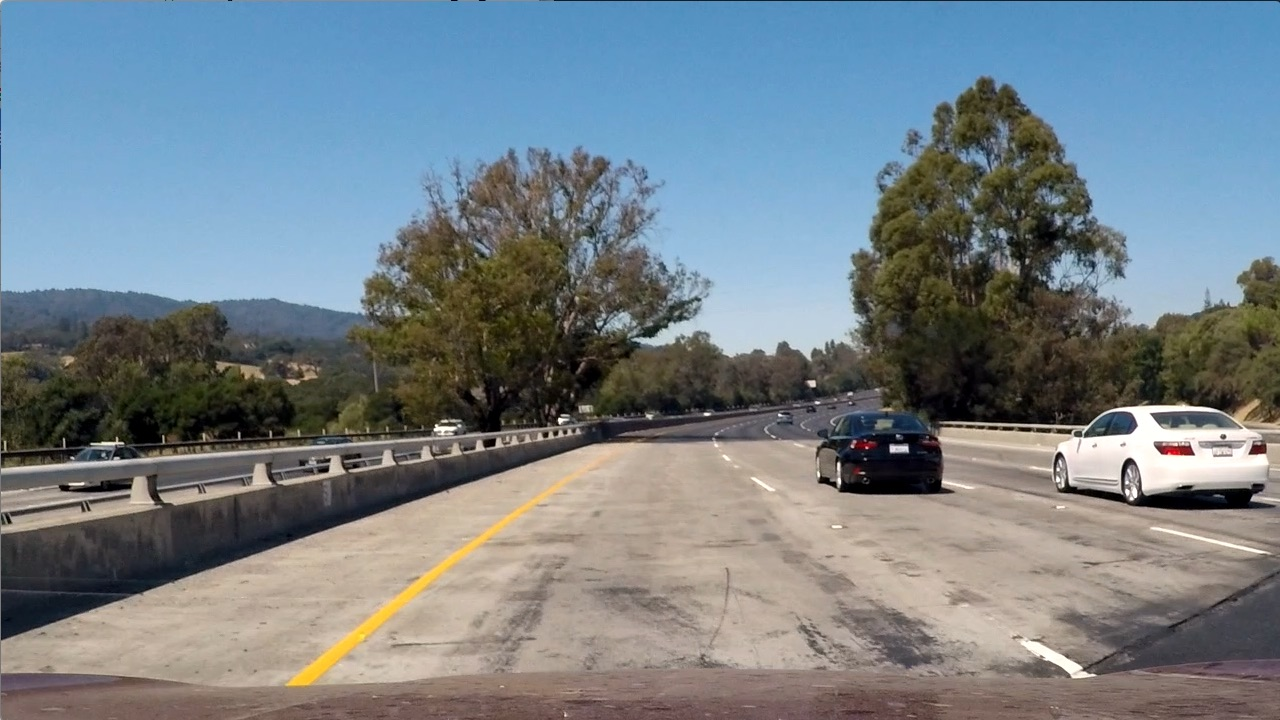
#> input picture test_images/test1.jpg, 1280 x 720 px
$ jupyter execute --allow-errors lab-3.ipynb   (shell and % lines are left out)
#> lines starting #> are read from the running program, lines starting #| are printed output that depends on the picture
#> (reads models.p from the repository)
### Load modules

[cell 1]
import numpy as np
import pickle
from matplotlib import pyplot as plt

from zipfile import ZipFile
import cv2
from skimage.feature import hog
import os

from sklearn.utils import shuffle
from sklearn.metrics import accuracy_score

#> (a cell that did not finish here is left out)

#> (a cell that did not finish here is left out)

#> (a cell that did not finish here is left out)

[cell 5]
def spatial_bin(img, dsize=(32, 32)):
    img_resized = cv2.resize(img, dsize)
    spatial_feature = img_resized.ravel()
    return spatial_feature

def color_hist(img, n_bins=32, bins_range=(0, 256)):
    channel1_hist = np.histogram(img[...,0], bins=n_bins, range=bins_range)
    channel2_hist = np.histogram(img[...,1], bins=n_bins, range=bins_range)
    channel3_hist = np.histogram(img[...,2], bins=n_bins, range=bins_range)

    hist_feature = np.concatenate((channel1_hist[0], channel2_hist[0], channel3_hist[0]))
    return hist_feature

def calculate_hog(img, orientations=9, pixels_per_cell=(8, 8),
                 cells_per_block=(3, 3), block_norm='L2-Hys'):
    hog_feature = []
    for n in range(img.shape[2]):
        hog_feature_tmp = hog(img[...,n], orientations=orientations, pixels_per_cell=pixels_per_cell,
                              cells_per_block=cells_per_block, block_norm='L2-Hys',
                              visualise=False, transform_sqrt=True, feature_vector=True)
        hog_feature.append(hog_feature_tmp)
    hog_feature = np.array(hog_feature).ravel()
    return hog_feature

def extract_features(image_list, color_space='RGB', spatial_size=(32, 32),
                    n_color_hist_bins=32, color_hist_range=(0, 256)):
    features = []
    for img in image_list:
        if color_space != 'RGB':
            if color_space == 'HSV':
                img = cv2.cvtColor(img, cv2.COLOR_RGB2HSV)
            elif color_space == 'LUV':
                img = cv2.cvtColor(img, cv2.COLOR_RGB2LUV)
            elif color_space == 'HLS':
                img = cv2.cvtColor(img, cv2.COLOR_RGB2HLS)
            elif color_space == 'YUV':
                img = cv2.cvtColor(img, cv2.COLOR_RGB2YUV)
        else: feature_image = np.copy(img)
        img = cv2.resize(img, (64, 64))
        spatial_feature = spatial_bin(img, dsize=spatial_size)
        color_hist_feature = color_hist(img, n_bins=n_color_hist_bins,
                                        bins_range=color_hist_range)
        hog_feature = calculate_hog(img)
        features.append(np.concatenate((spatial_feature, color_hist_feature, hog_feature)))

    features = np.array(features)
    return features

[cell 6]
img = cv2.imread('test_images/test1.jpg')
#> img is the input picture: shape (720, 1280, 3); mean B, G, R 135.5, 128.7, 117.5
img = cv2.cvtColor(img, cv2.COLOR_BGR2RGB)
plt.imshow(img)
img.shape
#> Out = (720, 1280, 3)

[cell 7]
def draw_box(img, bboxes, color=(0, 0, 255), thick=6):
    img_copy = img.copy()
    for bbox in bboxes:
        cv2.rectangle(img_copy, bbox[0], bbox[1], color, thick)
    return img_copy

def slide_window(img, img_list=None, x_start_stop=[None, None], y_start_stop=[None, None],
                window_height=64, window_width=64, overlap_width=0.5, overlap_height=0.5):
#> called with window_height = 80, window_width = 80, overlap_width = 0, overlap_height = 0
    if x_start_stop[0]==None:
        x_start_stop[0] = 0
    if y_start_stop[0]==None:
        y_start_stop[0] = 0
    if x_start_stop[1]==None:
        x_start_stop[1] = img.shape[1]
    if y_start_stop[1]==None:
        y_start_stop[1] = img.shape[0]

    x_grids = np.arange(x_start_stop[0], x_start_stop[1], int(window_width*(1-overlap_width)))
    y_grids = np.arange(y_start_stop[0], y_start_stop[1], int(window_height*(1-overlap_height)))

    bboxes = []
    if img_list==None:
        img_list = []
    for y_tmp in y_grids:
        for x_tmp in x_grids:
            bboxes.append([(x_tmp, y_tmp), (x_tmp+window_width, y_tmp+window_height)])
            img_list.append(img[y_tmp:y_tmp+window_height, x_tmp:x_tmp+window_width, :])
#> after the loop, bboxes = 144 items; img_list = 144 items


    return bboxes, img_list

bboxes, bboxes_img = slide_window(img, x_start_stop=[0, None], y_start_stop=[0, None],
                                  window_height=80, window_width=80, overlap_height=0, overlap_width=0)
#> bboxes = 144 items; bboxes_img = 144 items
img_box = draw_box(img, bboxes)
#> the loop in draw_box, `for bbox in bboxes:` made 144 passes
#> bbox on passes 1 to 12: [(0, 0), (80, 80)], [(80, 0), (160, 80)], [(160, 0), (240, 80)], [(240, 0), (320, 80)], [(320, 0), (400, 80)], [(400, 0), (480, 80)], [(480, 0), (560, 80)], [(560, 0), (640, 80)], [(640, 0), (720, 80)], [(720, 0), (800, 80)], [(800, 0), (880, 80)], [(880, 0), (960, 80)]
#> after the loop in draw_box, `for bbox in bboxes:`:
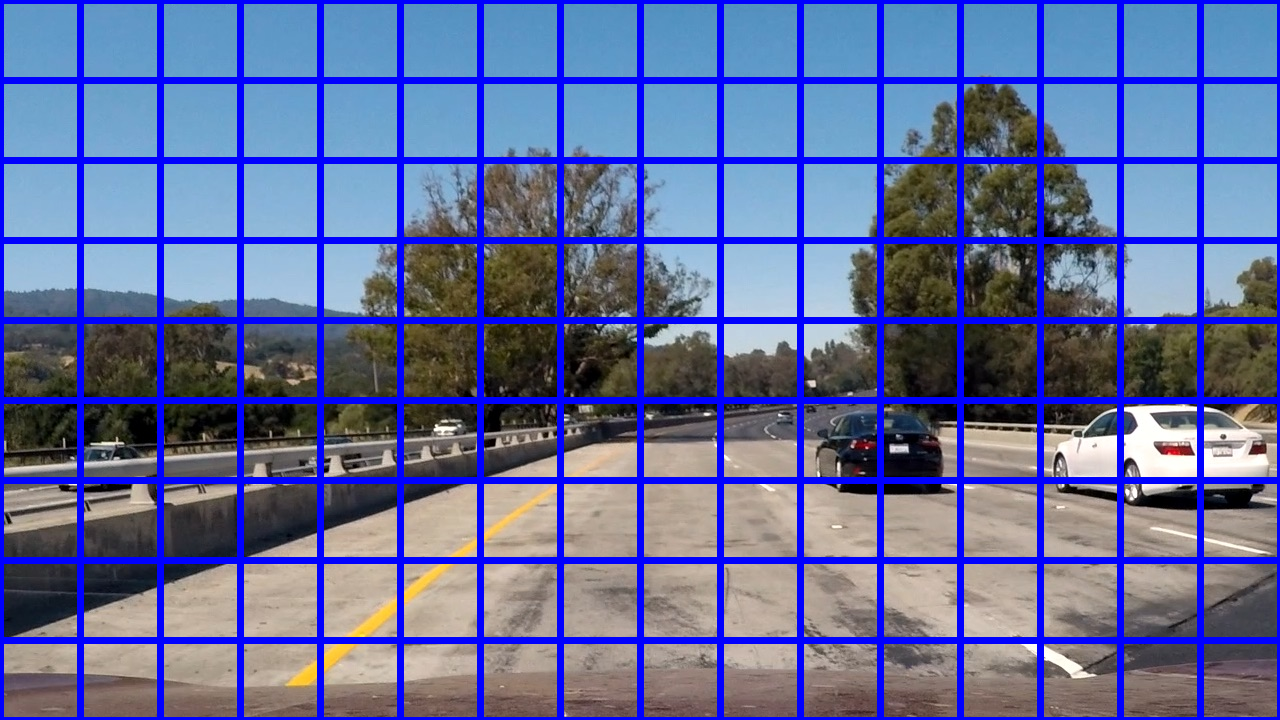
#> img_copy: shape (720, 1280, 3); mean R, G, B 98.2, 107.4, 155.8
plt.figure(figsize=(16, 9))
plt.imshow(img)

[cell 8]
img_copy = img.copy()
bboxes = []
n = 8
for x in range(0, 1280, n):
    for y in range(400, 656, n):
        bboxes.append([(x, y), (x+n, y+n)])
        img_copy = cv2.rectangle(img_copy, (x, y), (x+n, y+n), (255, 0, 0), 1)
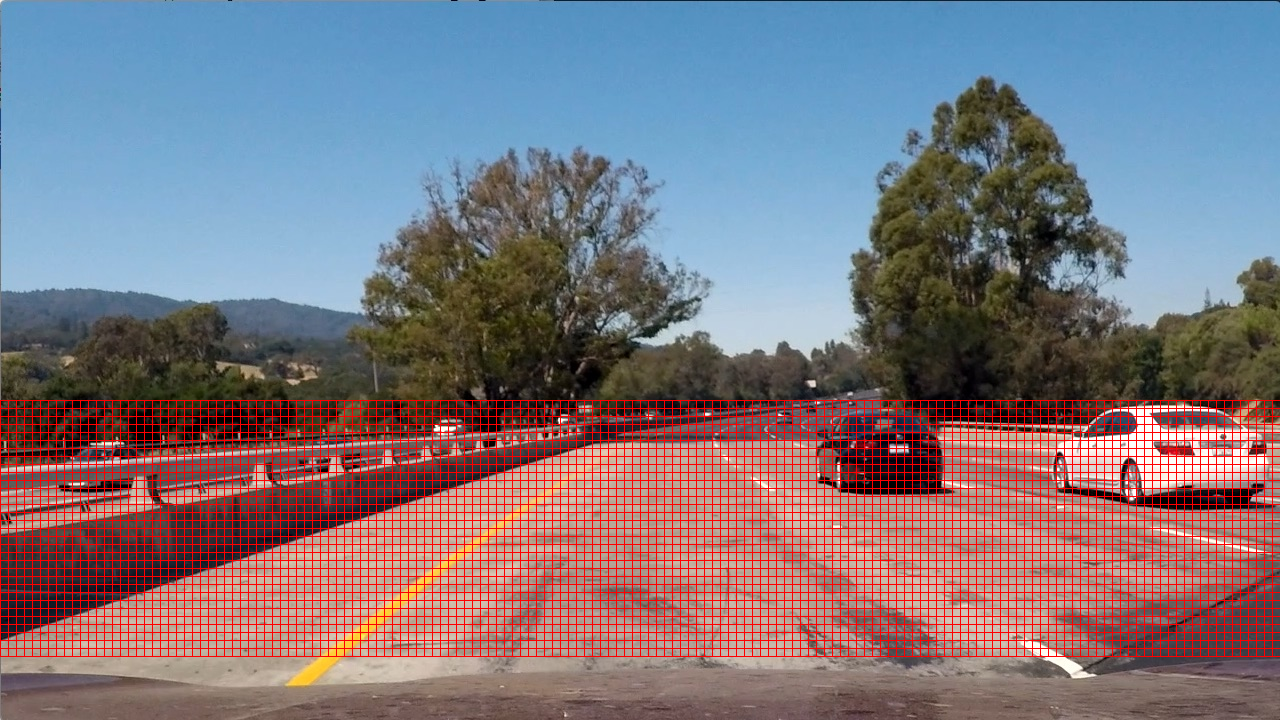
#> img_copy: shape (720, 1280, 3); mean R, G, B 127.4, 117.9, 125.6
#> after the loop, bboxes = 5120 items
# img_copy = cv2.rectangle(img_copy, (0, 400), (1280, 656), (0, 0, 255), 5)
# img_copy = draw_box(img_copy, bboxes, (255, 0, 0), 1)
plt.figure(figsize=(16, 9))
plt.imshow(img_copy)
cv2.imwrite('test1_grid.jpg', img_copy)
#> Out = True

[cell 9]
window_sizes = np.arange(32, 60, 32)
img_list = []
for w in window_sizes:
    boxes, img_list = slide_window(img, img_list, x_start_stop=[10, None], y_start_stop=[300, None],
                                  window_height=w, window_width=w, overlap_height=0.6, overlap_width=0.6)

# len(img_list)
features = extract_features(img_list, color_space='HSV')
#> after the loop in extract_features, `for img in image_list:`: features = 3710 items
#> in extract_features, `features = np.array(features)`:
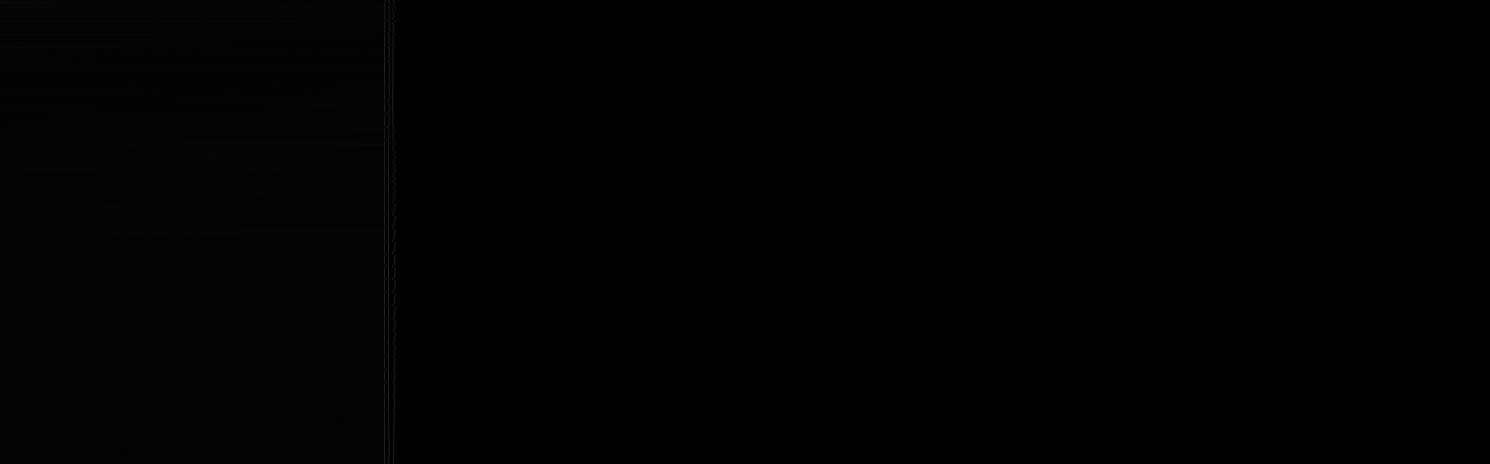
#> features: shape (3710, 11916) float64 (shown at 1/8 size); min 0, max 4096, mean 20; drawn with min black and max white
features.shape
#> Out = (3710, 11916)

#> (a cell that did not finish here is left out)

#> (a cell that did not finish here is left out)

[cell 12]
plt.imshow(img_copy)

[cell 13]
256/8

[cell 14]
img_hog = img[400:656, ...]
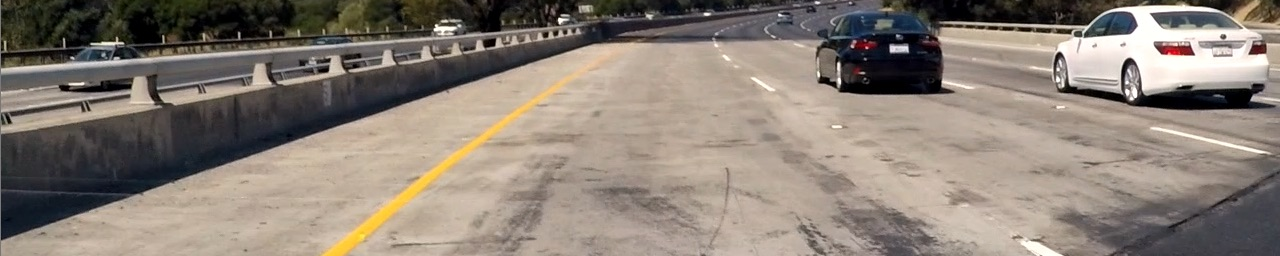
#> img_hog: shape (256, 1280, 3); mean R, G, B 138.1, 127.6, 117.7
img_hog = cv2.cvtColor(img_hog, cv2.COLOR_RGB2GRAY)
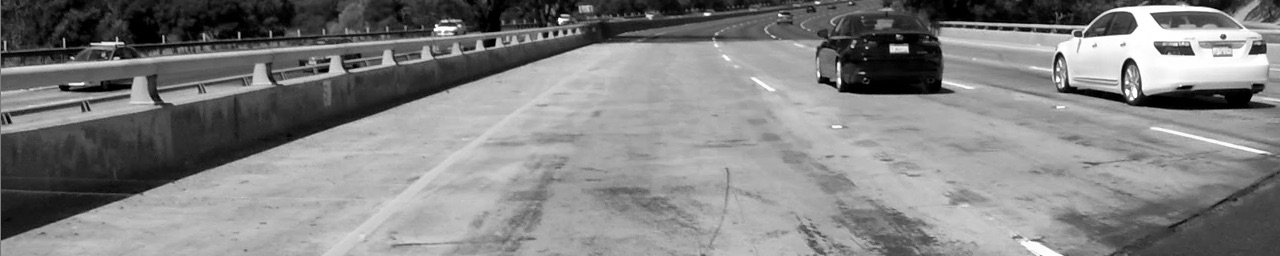
#> img_hog: shape (256, 1280); min 0, max 255, mean 129.6
# plt.imshow(img_hog)
hog_feature, hog_visualize = hog(img_hog, cells_per_block=(3, 3), block_norm='L2-Hys', visualise=True, feature_vector=False)
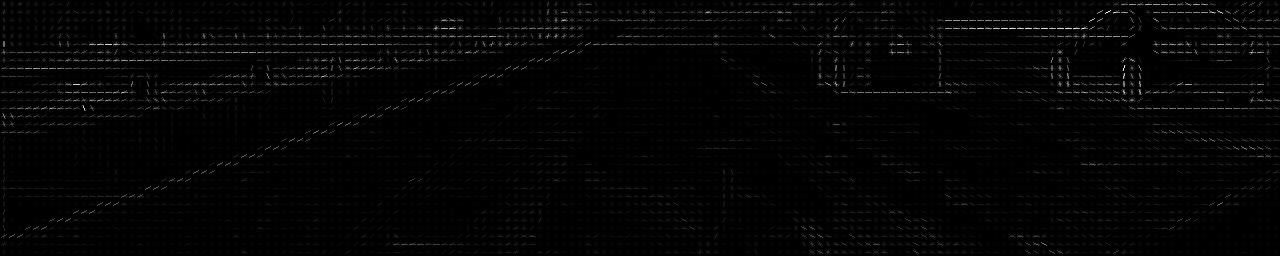
#> hog_visualize: shape (256, 1280) float64; min 0, max 89.14, mean 1.5; drawn with min black and max white
plt.figure(figsize=(16, 9))
plt.imshow(hog_visualize, 'gray')
